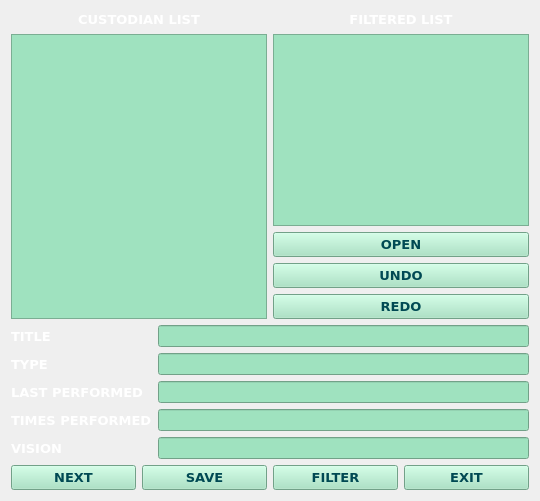
      <widget class="QWidget" name="Servant">
       <attribute name="title">
        <string>Servant</string>
       </attribute>
       <layout class="QVBoxLayout" name="verticalLayout_3">
        <item>
         <layout class="QHBoxLayout" name="horizontalLayout_2">
          <item>
           <widget class="QLabel" name="custodianListLabel">
            <property name="font">
             <font>
              <family>Verdana</family>
              <pointsize>10</pointsize>
              <weight>75</weight>
              <bold>true</bold>
             </font>
            </property>
            <property name="layoutDirection">
             <enum>Qt::LeftToRight</enum>
            </property>
            <property name="styleSheet">
             <string notr="true">color: rgb(255, 255, 255);</string>
            </property>
            <property name="text">
             <string>CUSTODIAN LIST</string>
            </property>
            <property name="alignment">
             <set>Qt::AlignCenter</set>
            </property>
           </widget>
          </item>
          <item>
           <widget class="QLabel" name="servantFilteredListLabel">
            <property name="font">
             <font>
              <family>Verdana</family>
              <pointsize>10</pointsize>
              <weight>75</weight>
              <bold>true</bold>
             </font>
            </property>
            <property name="styleSheet">
             <string notr="true">color: rgb(255, 255, 255);</string>
            </property>
            <property name="text">
             <string>FILTERED LIST</string>
            </property>
            <property name="alignment">
             <set>Qt::AlignCenter</set>
            </property>
           </widget>
          </item>
         </layout>
        </item>
        <item>
         <layout class="QGridLayout" name="gridLayout_2">
          <item row="0" column="0" rowspan="2">
           <widget class="QListWidget" name="custodianListWidget">
            <property name="styleSheet">
             <string notr="true">background-color: rgb(159, 226, 191);</string>
            </property>
           </widget>
          </item>
          <item row="0" column="1">
           <widget class="QListWidget" name="filteredListWidget">
            <property name="enabled">
             <bool>true</bool>
            </property>
            <property name="styleSheet">
             <string notr="true">background-color: rgb(159, 226, 191);</string>
            </property>
           </widget>
          </item>
          <item row="1" column="1">
           <layout class="QGridLayout" name="gridLayout_4">
            <item row="0" column="0">
             <widget class="QPushButton" name="OpenButton">
              <property name="font">
               <font>
                <family>Verdana</family>
                <pointsize>10</pointsize>
                <weight>75</weight>
                <bold>true</bold>
               </font>
              </property>
              <property name="styleSheet">
               <string notr="true">background-color: rgb(159, 226, 191);
color: rgb(0, 73, 83);</string>
              </property>
              <property name="text">
               <string>OPEN</string>
              </property>
             </widget>
            </item>
            <item row="1" column="0">
             <widget class="QPushButton" name="UndoButtonServant">
              <property name="font">
               <font>
                <family>Verdana</family>
                <pointsize>10</pointsize>
                <weight>75</weight>
                <bold>true</bold>
               </font>
              </property>
              <property name="styleSheet">
               <string notr="true">background-color: rgb(159, 226, 191);
color: rgb(0, 73, 83);</string>
              </property>
              <property name="text">
               <string>UNDO</string>
              </property>
             </widget>
            </item>
            <item row="2" column="0">
             <widget class="QPushButton" name="RedoButtonServant">
              <property name="font">
               <font>
                <family>Verdana</family>
                <pointsize>10</pointsize>
                <weight>75</weight>
                <bold>true</bold>
               </font>
              </property>
              <property name="styleSheet">
               <string notr="true">background-color: rgb(159, 226, 191);
color: rgb(0, 73, 83);</string>
              </property>
              <property name="text">
               <string>REDO</string>
              </property>
             </widget>
            </item>
           </layout>
          </item>
         </layout>
        </item>
        <item>
         <layout class="QFormLayout" name="formLayout_4">
          <property name="verticalSpacing">
           <number>6</number>
          </property>
          <item row="0" column="0">
           <widget class="QLabel" name="TitleServant">
            <property name="palette">
             <palette>
              <active>
               <colorrole role="WindowText">
                <brush brushstyle="SolidPattern">
                 <color alpha="255">
                  <red>255</red>
                  <green>255</green>
                  <blue>255</blue>
                 </color>
                </brush>
               </colorrole>
               <colorrole role="Button">
                <brush brushstyle="SolidPattern">
                 <color alpha="255">
                  <red>3</red>
                  <green>125</green>
                  <blue>80</blue>
                 </color>
                </brush>
               </colorrole>
               <colorrole role="Base">
                <brush brushstyle="SolidPattern">
                 <color alpha="255">
                  <red>3</red>
                  <green>125</green>
                  <blue>80</blue>
                 </color>
                </brush>
               </colorrole>
               <colorrole role="Window">
                <brush brushstyle="SolidPattern">
                 <color alpha="255">
                  <red>3</red>
                  <green>125</green>
                  <blue>80</blue>
                 </color>
                </brush>
               </colorrole>
              </active>
              <inactive>
               <colorrole role="WindowText">
                <brush brushstyle="SolidPattern">
                 <color alpha="255">
                  <red>255</red>
                  <green>255</green>
                  <blue>255</blue>
                 </color>
                </brush>
               </colorrole>
               <colorrole role="Button">
                <brush brushstyle="SolidPattern">
                 <color alpha="255">
                  <red>3</red>
                  <green>125</green>
                  <blue>80</blue>
                 </color>
                </brush>
               </colorrole>
               <colorrole role="Base">
                <brush brushstyle="SolidPattern">
                 <color alpha="255">
                  <red>3</red>
                  <green>125</green>
                  <blue>80</blue>
                 </color>
                </brush>
               </colorrole>
               <colorrole role="Window">
                <brush brushstyle="SolidPattern">
                 <color alpha="255">
                  <red>3</red>
                  <green>125</green>
                  <blue>80</blue>
                 </color>
                </brush>
               </colorrole>
              </inactive>
              <disabled>
               <colorrole role="WindowText">
                <brush brushstyle="SolidPattern">
                 <color alpha="255">
                  <red>120</red>
                  <green>120</green>
                  <blue>120</blue>
                 </color>
                </brush>
               </colorrole>
               <colorrole role="Button">
                <brush brushstyle="SolidPattern">
                 <color alpha="255">
                  <red>3</red>
                  <green>125</green>
                  <blue>80</blue>
                 </color>
                </brush>
               </colorrole>
               <colorrole role="Base">
                <brush brushstyle="SolidPattern">
                 <color alpha="255">
                  <red>3</red>
                  <green>125</green>
                  <blue>80</blue>
                 </color>
                </brush>
               </colorrole>
               <colorrole role="Window">
                <brush brushstyle="SolidPattern">
                 <color alpha="255">
                  <red>3</red>
                  <green>125</green>
                  <blue>80</blue>
                 </color>
                </brush>
               </colorrole>
              </disabled>
             </palette>
            </property>
            <property name="font">
             <font>
              <family>Verdana</family>
              <pointsize>10</pointsize>
              <weight>75</weight>
              <bold>true</bold>
             </font>
            </property>
            <property name="text">
             <string>TITLE</string>
            </property>
           </widget>
          </item>
          <item row="0" column="1">
           <widget class="QLineEdit" name="titleLineEditServant">
            <property name="styleSheet">
             <string notr="true">background-color: rgb(159, 226, 191);</string>
            </property>
           </widget>
          </item>
          <item row="1" column="0">
           <widget class="QLabel" name="LastPerformedServant">
            <property name="palette">
             <palette>
              <active>
               <colorrole role="WindowText">
                <brush brushstyle="SolidPattern">
                 <color alpha="255">
                  <red>255</red>
                  <green>255</green>
                  <blue>255</blue>
                 </color>
                </brush>
               </colorrole>
               <colorrole role="Button">
                <brush brushstyle="SolidPattern">
                 <color alpha="255">
                  <red>3</red>
                  <green>125</green>
                  <blue>80</blue>
                 </color>
                </brush>
               </colorrole>
               <colorrole role="Base">
                <brush brushstyle="SolidPattern">
                 <color alpha="255">
                  <red>3</red>
                  <green>125</green>
                  <blue>80</blue>
                 </color>
                </brush>
               </colorrole>
               <colorrole role="Window">
                <brush brushstyle="SolidPattern">
                 <color alpha="255">
                  <red>3</red>
                  <green>125</green>
                  <blue>80</blue>
                 </color>
                </brush>
               </colorrole>
              </active>
              <inactive>
               <colorrole role="WindowText">
                <brush brushstyle="SolidPattern">
                 <color alpha="255">
                  <red>255</red>
                  <green>255</green>
                  <blue>255</blue>
                 </color>
                </brush>
               </colorrole>
               <colorrole role="Button">
                <brush brushstyle="SolidPattern">
                 <color alpha="255">
                  <red>3</red>
                  <green>125</green>
                  <blue>80</blue>
                 </color>
                </brush>
               </colorrole>
               <colorrole role="Base">
                <brush brushstyle="SolidPattern">
                 <color alpha="255">
                  <red>3</red>
                  <green>125</green>
                  <blue>80</blue>
                 </color>
                </brush>
               </colorrole>
               <colorrole role="Window">
                <brush brushstyle="SolidPattern">
                 <color alpha="255">
                  <red>3</red>
                  <green>125</green>
                  <blue>80</blue>
                 </color>
                </brush>
               </colorrole>
              </inactive>
              <disabled>
               <colorrole role="WindowText">
                <brush brushstyle="SolidPattern">
                 <color alpha="255">
                  <red>120</red>
                  <green>120</green>
                  <blue>120</blue>
                 </color>
                </brush>
               </colorrole>
               <colorrole role="Button">
                <brush brushstyle="SolidPattern">
                 <color alpha="255">
                  <red>3</red>
                  <green>125</green>
                  <blue>80</blue>
                 </color>
                </brush>
               </colorrole>
               <colorrole role="Base">
                <brush brushstyle="SolidPattern">
                 <color alpha="255">
                  <red>3</red>
                  <green>125</green>
                  <blue>80</blue>
                 </color>
                </brush>
               </colorrole>
               <colorrole role="Window">
                <brush brushstyle="SolidPattern">
                 <color alpha="255">
                  <red>3</red>
                  <green>125</green>
                  <blue>80</blue>
                 </color>
                </brush>
               </colorrole>
              </disabled>
             </palette>
            </property>
            <property name="font">
             <font>
              <family>Verdana</family>
              <pointsize>10</pointsize>
              <weight>75</weight>
              <bold>true</bold>
             </font>
            </property>
            <property name="text">
             <string>TYPE</string>
            </property>
           </widget>
          </item>
          <item row="1" column="1">
           <widget class="QLineEdit" name="typeLineEditServant">
            <property name="styleSheet">
             <string notr="true">background-color: rgb(159, 226, 191);</string>
            </property>
           </widget>
          </item>
          <item row="2" column="0">
           <widget class="QLabel" name="TypeServant">
            <property name="palette">
             <palette>
              <active>
               <colorrole role="WindowText">
                <brush brushstyle="SolidPattern">
                 <color alpha="255">
                  <red>255</red>
                  <green>255</green>
                  <blue>255</blue>
                 </color>
                </brush>
               </colorrole>
               <colorrole role="Button">
                <brush brushstyle="SolidPattern">
                 <color alpha="255">
                  <red>3</red>
                  <green>125</green>
                  <blue>80</blue>
                 </color>
                </brush>
               </colorrole>
               <colorrole role="Base">
                <brush brushstyle="SolidPattern">
                 <color alpha="255">
                  <red>3</red>
                  <green>125</green>
                  <blue>80</blue>
                 </color>
                </brush>
               </colorrole>
               <colorrole role="Window">
                <brush brushstyle="SolidPattern">
                 <color alpha="255">
                  <red>3</red>
                  <green>125</green>
                  <blue>80</blue>
                 </color>
                </brush>
               </colorrole>
              </active>
              <inactive>
               <colorrole role="WindowText">
                <brush brushstyle="SolidPattern">
                 <color alpha="255">
                  <red>255</red>
                  <green>255</green>
                  <blue>255</blue>
                 </color>
                </brush>
               </colorrole>
               <colorrole role="Button">
                <brush brushstyle="SolidPattern">
                 <color alpha="255">
                  <red>3</red>
                  <green>125</green>
                  <blue>80</blue>
                 </color>
                </brush>
               </colorrole>
               <colorrole role="Base">
                <brush brushstyle="SolidPattern">
                 <color alpha="255">
                  <red>3</red>
                  <green>125</green>
                  <blue>80</blue>
                 </color>
                </brush>
               </colorrole>
               <colorrole role="Window">
                <brush brushstyle="SolidPattern">
                 <color alpha="255">
                  <red>3</red>
                  <green>125</green>
                  <blue>80</blue>
                 </color>
                </brush>
               </colorrole>
              </inactive>
              <disabled>
               <colorrole role="WindowText">
                <brush brushstyle="SolidPattern">
                 <color alpha="255">
                  <red>120</red>
                  <green>120</green>
                  <blue>120</blue>
                 </color>
                </brush>
               </colorrole>
               <colorrole role="Button">
                <brush brushstyle="SolidPattern">
                 <color alpha="255">
                  <red>3</red>
                  <green>125</green>
                  <blue>80</blue>
                 </color>
                </brush>
               </colorrole>
               <colorrole role="Base">
                <brush brushstyle="SolidPattern">
                 <color alpha="255">
                  <red>3</red>
                  <green>125</green>
                  <blue>80</blue>
                 </color>
                </brush>
               </colorrole>
               <colorrole role="Window">
                <brush brushstyle="SolidPattern">
                 <color alpha="255">
                  <red>3</red>
                  <green>125</green>
                  <blue>80</blue>
                 </color>
                </brush>
               </colorrole>
              </disabled>
             </palette>
            </property>
            <property name="font">
             <font>
              <family>Verdana</family>
              <pointsize>10</pointsize>
              <weight>75</weight>
              <bold>true</bold>
             </font>
            </property>
            <property name="text">
             <string>LAST PERFORMED</string>
            </property>
           </widget>
          </item>
          <item row="2" column="1">
           <widget class="QLineEdit" name="lastPerformedLineEditServant">
            <property name="styleSheet">
             <string notr="true">background-color: rgb(159, 226, 191);</string>
            </property>
           </widget>
          </item>
          <item row="3" column="0">
           <widget class="QLabel" name="TimesPerformedServant">
            <property name="palette">
             <palette>
              <active>
               <colorrole role="WindowText">
                <brush brushstyle="SolidPattern">
                 <color alpha="255">
                  <red>255</red>
                  <green>255</green>
                  <blue>255</blue>
                 </color>
                </brush>
               </colorrole>
               <colorrole role="Button">
                <brush brushstyle="SolidPattern">
                 <color alpha="255">
                  <red>3</red>
                  <green>125</green>
                  <blue>80</blue>
                 </color>
                </brush>
               </colorrole>
               <colorrole role="Base">
                <brush brushstyle="SolidPattern">
                 <color alpha="255">
                  <red>3</red>
                  <green>125</green>
                  <blue>80</blue>
                 </color>
                </brush>
               </colorrole>
               <colorrole role="Window">
                <brush brushstyle="SolidPattern">
                 <color alpha="255">
                  <red>3</red>
                  <green>125</green>
                  <blue>80</blue>
                 </color>
                </brush>
               </colorrole>
              </active>
              <inactive>
               <colorrole role="WindowText">
                <brush brushstyle="SolidPattern">
                 <color alpha="255">
                  <red>255</red>
                  <green>255</green>
                  <blue>255</blue>
                 </color>
                </brush>
               </colorrole>
               <colorrole role="Button">
                <brush brushstyle="SolidPattern">
                 <color alpha="255">
                  <red>3</red>
                  <green>125</green>
                  <blue>80</blue>
                 </color>
                </brush>
               </colorrole>
               <colorrole role="Base">
                <brush brushstyle="SolidPattern">
                 <color alpha="255">
                  <red>3</red>
                  <green>125</green>
                  <blue>80</blue>
                 </color>
                </brush>
               </colorrole>
               <colorrole role="Window">
                <brush brushstyle="SolidPattern">
                 <color alpha="255">
                  <red>3</red>
                  <green>125</green>
                  <blue>80</blue>
                 </color>
                </brush>
               </colorrole>
              </inactive>
              <disabled>
               <colorrole role="WindowText">
                <brush brushstyle="SolidPattern">
                 <color alpha="255">
                  <red>120</red>
                  <green>120</green>
                  <blue>120</blue>
                 </color>
                </brush>
               </colorrole>
               <colorrole role="Button">
                <brush brushstyle="SolidPattern">
                 <color alpha="255">
                  <red>3</red>
                  <green>125</green>
                  <blue>80</blue>
                 </color>
                </brush>
               </colorrole>
               <colorrole role="Base">
                <brush brushstyle="SolidPattern">
                 <color alpha="255">
                  <red>3</red>
                  <green>125</green>
                  <blue>80</blue>
                 </color>
                </brush>
               </colorrole>
               <colorrole role="Window">
                <brush brushstyle="SolidPattern">
                 <color alpha="255">
                  <red>3</red>
                  <green>125</green>
                  <blue>80</blue>
                 </color>
                </brush>
               </colorrole>
              </disabled>
             </palette>
            </property>
            <property name="font">
             <font>
              <family>Verdana</family>
              <pointsize>10</pointsize>
              <weight>75</weight>
              <bold>true</bold>
             </font>
            </property>
            <property name="text">
             <string>TIMES PERFORMED</string>
            </property>
           </widget>
          </item>
          <item row="3" column="1">
           <widget class="QLineEdit" name="timesPerformedLineEditServant">
            <property name="styleSheet">
             <string notr="true">background-color: rgb(159, 226, 191);</string>
            </property>
           </widget>
          </item>
          <item row="4" column="0">
           <widget class="QLabel" name="VisionServant">
            <property name="palette">
             <palette>
              <active>
               <colorrole role="WindowText">
                <brush brushstyle="SolidPattern">
                 <color alpha="255">
                  <red>255</red>
                  <green>255</green>
                  <blue>255</blue>
                 </color>
                </brush>
               </colorrole>
               <colorrole role="Button">
                <brush brushstyle="SolidPattern">
                 <color alpha="255">
                  <red>3</red>
                  <green>125</green>
                  <blue>80</blue>
                 </color>
                </brush>
               </colorrole>
               <colorrole role="Base">
                <brush brushstyle="SolidPattern">
                 <color alpha="255">
                  <red>3</red>
                  <green>125</green>
                  <blue>80</blue>
                 </color>
                </brush>
               </colorrole>
               <colorrole role="Window">
                <brush brushstyle="SolidPattern">
                 <color alpha="255">
                  <red>3</red>
                  <green>125</green>
                  <blue>80</blue>
                 </color>
                </brush>
               </colorrole>
              </active>
              <inactive>
               <colorrole role="WindowText">
                <brush brushstyle="SolidPattern">
                 <color alpha="255">
                  <red>255</red>
                  <green>255</green>
                  <blue>255</blue>
                 </color>
                </brush>
               </colorrole>
               <colorrole role="Button">
                <brush brushstyle="SolidPattern">
                 <color alpha="255">
                  <red>3</red>
                  <green>125</green>
                  <blue>80</blue>
                 </color>
                </brush>
               </colorrole>
               <colorrole role="Base">
                <brush brushstyle="SolidPattern">
                 <color alpha="255">
                  <red>3</red>
                  <green>125</green>
                  <blue>80</blue>
                 </color>
                </brush>
               </colorrole>
               <colorrole role="Window">
                <brush brushstyle="SolidPattern">
                 <color alpha="255">
                  <red>3</red>
                  <green>125</green>
                  <blue>80</blue>
                 </color>
                </brush>
               </colorrole>
              </inactive>
              <disabled>
               <colorrole role="WindowText">
                <brush brushstyle="SolidPattern">
                 <color alpha="255">
                  <red>120</red>
                  <green>120</green>
                  <blue>120</blue>
                 </color>
                </brush>
               </colorrole>
               <colorrole role="Button">
                <brush brushstyle="SolidPattern">
                 <color alpha="255">
                  <red>3</red>
                  <green>125</green>
                  <blue>80</blue>
                 </color>
                </brush>
               </colorrole>
               <colorrole role="Base">
                <brush brushstyle="SolidPattern">
                 <color alpha="255">
                  <red>3</red>
                  <green>125</green>
                  <blue>80</blue>
                 </color>
                </brush>
               </colorrole>
               <colorrole role="Window">
                <brush brushstyle="SolidPattern">
                 <color alpha="255">
                  <red>3</red>
                  <green>125</green>
                  <blue>80</blue>
                 </color>
                </brush>
               </colorrole>
              </disabled>
             </palette>
            </property>
            <property name="font">
             <font>
              <family>Verdana</family>
              <pointsize>10</pointsize>
              <weight>75</weight>
              <bold>true</bold>
             </font>
            </property>
            <property name="text">
             <string>VISION</string>
            </property>
           </widget>
          </item>
          <item row="4" column="1">
           <widget class="QLineEdit" name="visionLineEditServant">
            <property name="styleSheet">
             <string notr="true">background-color: rgb(159, 226, 191);</string>
            </property>
           </widget>
          </item>
         </layout>
        </item>
        <item>
         <layout class="QGridLayout" name="gridLayout_3">
          <item row="0" column="0">
           <widget class="QPushButton" name="NextButton">
            <property name="font">
             <font>
              <family>Verdana</family>
              <pointsize>10</pointsize>
              <weight>75</weight>
              <bold>true</bold>
             </font>
            </property>
            <property name="styleSheet">
             <string notr="true">background-color: rgb(159, 226, 191);
color: rgb(0, 73, 83);</string>
            </property>
            <property name="text">
             <string>NEXT</string>
            </property>
           </widget>
          </item>
          <item row="0" column="3">
           <widget class="QPushButton" name="ExitButtonServant">
            <property name="font">
             <font>
              <family>Verdana</family>
              <pointsize>10</pointsize>
              <weight>75</weight>
              <bold>true</bold>
             </font>
            </property>
            <property name="styleSheet">
             <string notr="true">background-color: rgb(159, 226, 191);
color: rgb(0, 73, 83);</string>
            </property>
            <property name="text">
             <string>EXIT</string>
            </property>
           </widget>
          </item>
          <item row="0" column="1">
           <widget class="QPushButton" name="SaveButton">
            <property name="font">
             <font>
              <family>Verdana</family>
              <pointsize>10</pointsize>
              <weight>75</weight>
              <bold>true</bold>
             </font>
            </property>
            <property name="styleSheet">
             <string notr="true">background-color: rgb(159, 226, 191);
color: rgb(0, 73, 83);</string>
            </property>
            <property name="text">
             <string>SAVE</string>
            </property>
           </widget>
          </item>
          <item row="0" column="2">
           <widget class="QPushButton" name="FilterButton">
            <property name="font">
             <font>
              <family>Verdana</family>
              <pointsize>10</pointsize>
              <weight>75</weight>
              <bold>true</bold>
             </font>
            </property>
            <property name="styleSheet">
             <string notr="true">background-color: rgb(159, 226, 191);
color: rgb(0, 73, 83);</string>
            </property>
            <property name="text">
             <string>FILTER</string>
            </property>
           </widget>
          </item>
         </layout>
        </item>
       </layout>
      </widget>
